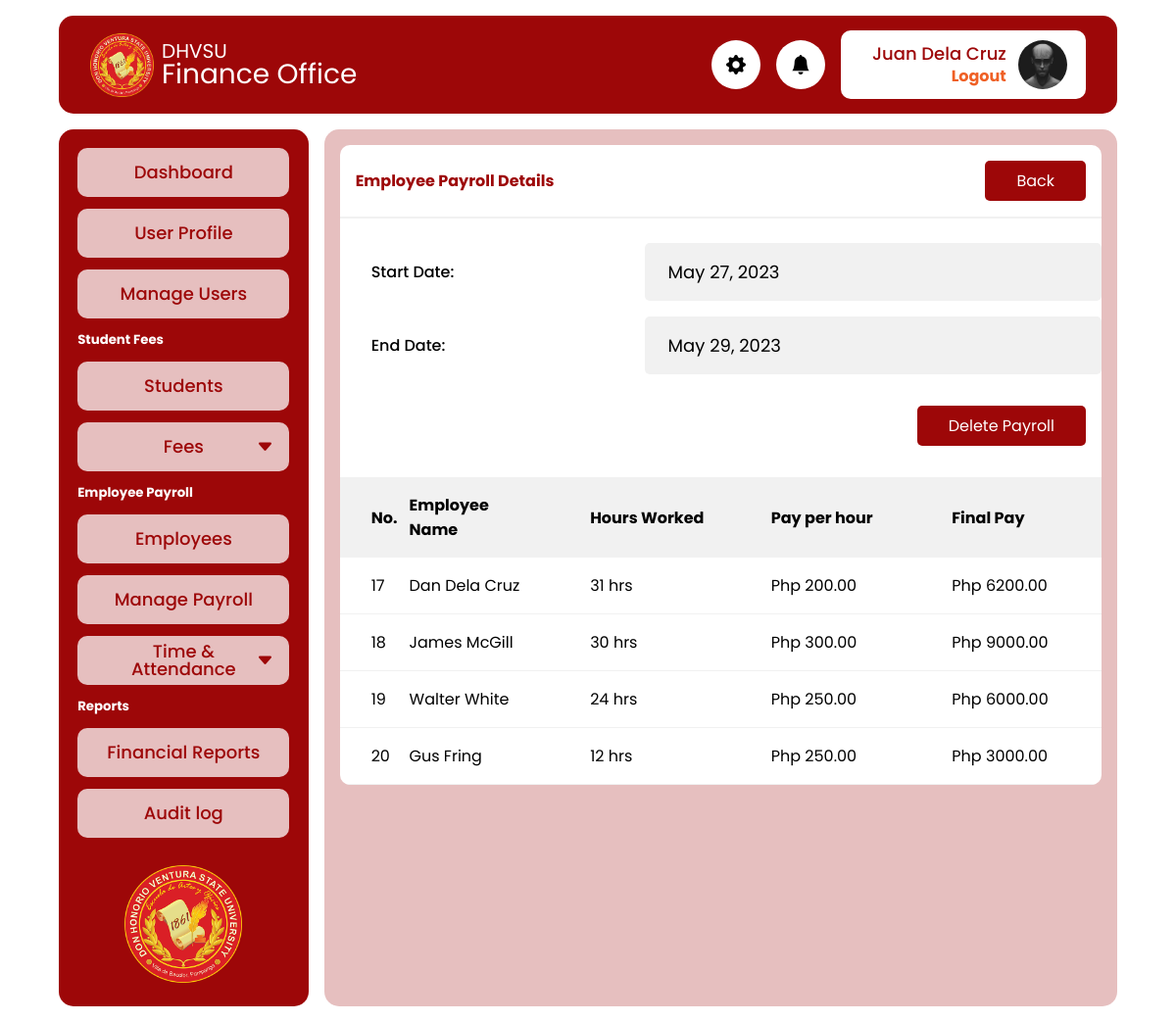
/admin/payroll_employees.php?id=5 (signed in), run on the app's committed database.
### tables this page shows
CREATE TABLE `tbl_payroll` (
  `id` int(11) NOT NULL,
  `start_date` date NOT NULL,
  `end_date` date NOT NULL,
  `record_date` datetime NOT NULL DEFAULT current_timestamp()
);

CREATE TABLE `tbl_employee_payroll` (
  `id` int(11) NOT NULL,
  `payroll_id` int(11) NOT NULL,
  `employee_id` int(11) NOT NULL,
  `pay` decimal(15,2) NOT NULL,
  `record_date` datetime NOT NULL DEFAULT current_timestamp()
);

CREATE TABLE `tbl_employees` (
  `id` int(11) NOT NULL,
  `first_name` varchar(150) NOT NULL,
  `middle_name` varchar(150) NOT NULL,
  `last_name` varchar(150) NOT NULL,
  `birthday` date NOT NULL,
  `address` text NOT NULL,
  `email` varchar(255) NOT NULL,
  `title` varchar(255) NOT NULL,
  `department_id` int(11) NOT NULL,
  `hire_date` datetime NOT NULL DEFAULT current_timestamp(),
  `salary_hour` decimal(15,2) NOT NULL DEFAULT 0.00,
  `profile_photo` text NOT NULL
);

### app/util_func.php (called while the page is built, shortened)
<?php
function fetchItem(string $table, $id, $pdo)
{
  $sql = "SELECT * FROM $table WHERE id = ?";
  $stmt = $pdo->prepare($sql);
  $stmt->execute([$id]);
  return ($stmt->rowCount() > 0) ? $stmt->fetch() : null;
}
function fetchAllItemsOnColumn(string $table, string $column, $id, $pdo)
{
  $sql = "SELECT * FROM $table WHERE $column = ?";
  $stmt = $pdo->prepare($sql);
  $stmt->execute([$id]);
  return ($stmt->rowCount() > 0) ? $stmt->fetchAll() : null;
}
function calculateHoursPassed($time1, $time2)
{
  $format = "H:i:s";
  $dateTime1 = DateTime::createFromFormat($format, $time1);
  $dateTime2 = DateTime::createFromFormat($format, $time2);
  $interval = $dateTime1->diff($dateTime2);
  $hoursPassed = $interval->h;
  $hoursPassed += $interval->days * 24;
  return $hoursPassed;
}

### app/attendance_func.php (called while the page is built, shortened)
<?php
function countEmployeeAttendance($employee_id, $start_date, $end_date, $pdo)
{
  $sql = "SELECT * FROM tbl_attendance WHERE attendance_date BETWEEN ? AND ? AND employee_id = ?";
  $stmt = $pdo->prepare($sql);
  $stmt->execute([$start_date, $end_date, $employee_id]);
  $attendanceArray =  ($stmt->rowCount() > 0) ? $stmt->fetchAll() : [];
  $total_hours = 0;
  foreach ($attendanceArray as $attendance) {
    if ($attendance['status_id'] == '1') {
      $number_of_hours = calculateHoursPassed($attendance['time_in'], $attendance['time_out']) ?? 0;
      $total_hours += $number_of_hours;
    }
  }
  return $total_hours;
}

### admin/payroll_employees.php (the view, shortened to what this page needs)
<?php
require '../config.php';
require '../app/attendance_func.php';
require_once './includes/header.php';
$id = $_GET["id"];
$payroll = fetchItem('tbl_payroll', $id, $pdo) ?? [];
$employee_payrolls = fetchAllItemsOnColumn('tbl_employee_payroll', 'payroll_id', $id, $pdo) ?? [];
?>
<main>
  <div class="card fit">
    <div class="card-header">
      <div class="filter-group">
        <h4>Employee Payroll Details</h4>
        <a href="payroll.php"><button class="btn">Back</button></a>
      </div>
    </div>
    <div class="card-body p-0">
      <br>
      <div class="input-list">
        <div class="fee">
          <label for="title">Start Date:</label>
          <div class="input-control gray"><?= date("F d, Y", strtotime($payroll['start_date'])) ?></div>
        </div>
        <div class="fee">
          <label for="title">End Date:</label>
          <div class="input-control gray"><?= date("F d, Y", strtotime($payroll['end_date'])) ?></div>
        </div>
      </div>
      <div class="edit-btn-group">
        <button type="button" class="btn small" title="Delete" data-custom-open="modal-1">Delete Payroll</button>
      </div>
      <div class="table-responsive max-500">
        <table>
          <thead>
            <th style="width: 5%;">No.</th>
            <th>Employee Name</th>
            <th>Hours Worked</th>
            <th>Pay per hour</th>
            <th>Final Pay</th>
          </thead>
          <tbody id="studentRows">
            <?php
            foreach ($employee_payrolls as $employee_payroll) {
              $employee = fetchItem('tbl_employees', $employee_payroll['employee_id'], $pdo);
              $hours = countEmployeeAttendance($employee['id'], $payroll['start_date'], $payroll['end_date'], $pdo);
            ?>
              <tr>
                <td><?= $employee_payroll['id'] ?></td>
                <td><?= $employee['first_name'] . " " . $employee['last_name']  ?></td>
                <td><?= $hours ?> hrs</td>
                <td>Php <?= $employee['salary_hour'] ?></td>
                <td>Php <?= $employee_payroll['pay'] ?></td>
              </tr>
            <?php
            }
            ?>
          </tbody>
        </table>
      </div>
    </div>
  </div>
</main>
<?php
require_once './includes/footer.php'
?>

### css/style.css (style rules this page uses)
:root { --primary: #9d0708; --secondary: #e6bfbf; --accent: #ef6025; --background: #ffffff; --light: rgb(241, 241, 241); --positive: rgb(24, 133, 24); --fontSizeNormal: 18px; }
*, *::before, *::after { font-family: Poppins, Arial, sans-serif; margin: 0; padding: 0; box-sizing: border-box; }
button { all: unset; cursor: pointer; }
a { color: black; text-decoration: none; }
body { display: flex; flex-direction: column; align-items: center; background-color: var(--background); }
main { background-color: var(--secondary); border-radius: 15px; height: auto; width: 100%; margin-bottom: 1rem; padding: 1rem; }
.input-control { font-size: var(--fontSizeNormal); width: 100%; color: black; border-radius: 5px; padding: 1rem 1.5rem; background-color: white; margin-bottom: 1rem; }
.card { background-color: var(--background); border-radius: 10px; height: 100%; overflow: hidden; margin-bottom: 1rem; }
.card.fit { height: fit-content; }
.card-header { padding: 1rem; border-bottom: 2px solid var(--light); }
.card-header h4 { color: var(--primary); }
.card-body { height: 100%; padding: 1rem; }
.input-list { width: 100%; max-width: 1000px; }
.fee { display: grid; grid-template-columns: 2fr 3fr; margin-bottom: 1rem; align-items: center; }
.fee label { font-size: 16px; margin: auto 2rem; font-weight: 500; }
.fee .input-control { margin-bottom: 0; }
.input-control.gray { background-color: var(--light); }
.edit-btn-group { display: flex; justify-content: end; margin: 2rem 1rem; gap: 1rem; }
.btn, .btn-outline { font-size: 16px; padding: 0.5rem 2rem; border-radius: 5px; }
.btn { background-color: var(--primary); color: white; }
table { border-collapse: collapse; width: 100%; table-layout: fixed; min-width: 700px; }
thead th { background-color: var(--light); text-align: start; width: auto; min-width: 200px; }
th, td { padding: 1rem 2rem; }
tbody tr { border-bottom: 1px solid var(--light); }
.table-responsive { overflow-y: scroll; }
.table-responsive.max-500 { max-height: 640px; }
.card-body.p-0 { padding: 0; }
.filter-group { display: flex; align-items: center; gap: 0.5rem; justify-content: space-between; }
.filter-group *, .filter-group .input-control { font-size: 16px; }

### data on the page
tbl_payroll: start_date "May 27, 2023", end_date "May 29, 2023"
tbl_employee_payroll: id "17", employee.first_name "Dan", employee.last_name "Dela Cruz", hours "31", employee.salary_hour "200.00", pay "6200.00"
tbl_employee_payroll: id "18", employee.first_name "James", employee.last_name "McGill", hours "30", employee.salary_hour "300.00", pay "9000.00"
tbl_employee_payroll: id "19", employee.first_name "Walter", employee.last_name "White", hours "24", employee.salary_hour "250.00", pay "6000.00"
tbl_employee_payroll: id "20", employee.first_name "Gus", employee.last_name "Fring", hours "12", employee.salary_hour "250.00", pay "3000.00"

### other printed values
$_SESSION["user"]["first_name"] "Juan"
$_SESSION["user"]["last_name"] "Dela Cruz"
